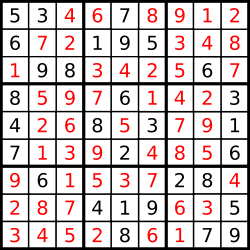
#> input picture SudokuSolutionTester/sudoku.png, 250 x 250 px, found by its file name
$ python main.py   (Python 2 division)   (older library calls are emulated)
#> lines starting #> are read from the running program, lines starting #| are printed output that depends on the picture; after the words box and inside, x2 and y2 are one past the last pixel; in counts of white or black regions, pixels touching at a corner belong together
import sys

import numpy as np
import cv2
import operator

im = cv2.imread('C:\\Users\\Dragisa\\Desktop\\PythonWorkspace\\SudokuSolutionTester\\sudoku.png')
#> im is the input picture: shape (250, 250, 3); mean B, G, R 195.8, 195.8, 206.7
im3 = im.copy()

gray = cv2.cvtColor(im,cv2.COLOR_BGR2GRAY)
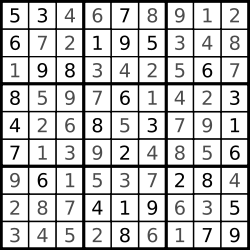
#> gray: shape (250, 250); min 0, max 255, mean 199
blur = cv2.GaussianBlur(gray,(5,5),0)
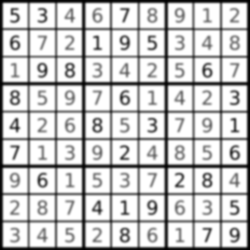
#> blur: shape (250, 250); min 0, max 255, mean 199.1
thresh = cv2.adaptiveThreshold(blur,255,1,1,11,2)
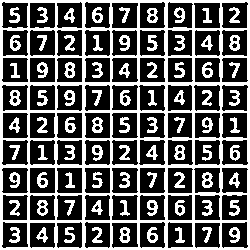
#> thresh: shape (250, 250); 35.5% white; 82 white regions

#################      Konture         ###################

image, contours, hierarchy = cv2.findContours(thresh,cv2.RETR_LIST,cv2.CHAIN_APPROX_SIMPLE)
#> contours = 208 contours, 14 with area under 20; largest, box (x1, y1, x2, y2) and area: (0, 0, 250, 250) 62001, (29, 167, 56, 194) 674, (221, 194, 248, 221) 662, (29, 2, 56, 29) 662, (193, 2, 221, 29) 662

samples = np.empty((0,100))
responses = []
keys = [i for i in range(48,58)]

counter = 0
for cnt in contours:
    if cv2.contourArea(cnt)> 35 and cv2.contourArea(cnt)< 130:
        [x,y,w,h] = cv2.boundingRect(cnt)
        counter = counter + 1
        print "X koordinata: " + str(x)
        print str(counter)
        if  h>10:
            cv2.rectangle(im,(x,y),(x+w,y+h),(0,0,255),2)
            roi = thresh[y:y+h,x:x+w]
            roismall = cv2.resize(roi,(10,10))
            cv2.imshow('norm',im)
            key = cv2.waitKey(0)

            if key == 27:  # (escape to quit)
                sys.exit()
#> (the program exits here)

$ run again, with SudokuSolutionTester/pi.png copied over SudokuSolutionTester/sudoku.png
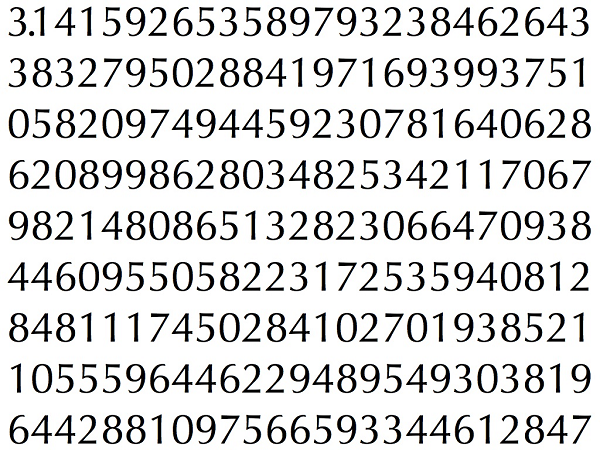
#> input picture SudokuSolutionTester/pi.png, 600 x 450 px, found by its file name
#> im is the input picture: shape (450, 600, 3); mean B, G, R 217.4, 217.6, 217.5
#> `blur = cv2.GaussianBlur(gray,(5,5),0)`:
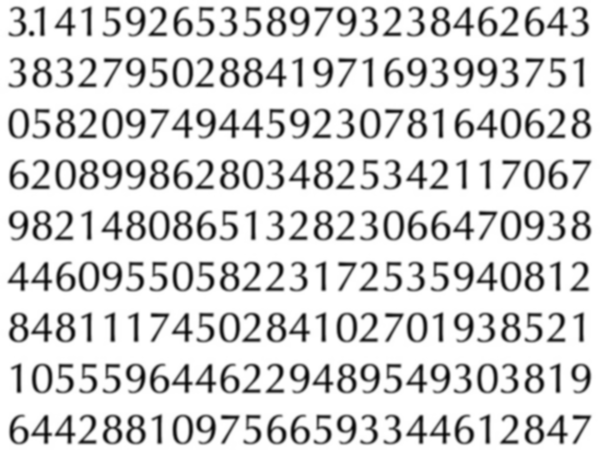
#> blur: shape (450, 600); min 4, max 255, mean 217.5
#> `thresh = cv2.adaptiveThreshold(blur,255,1,1,11,2)`:
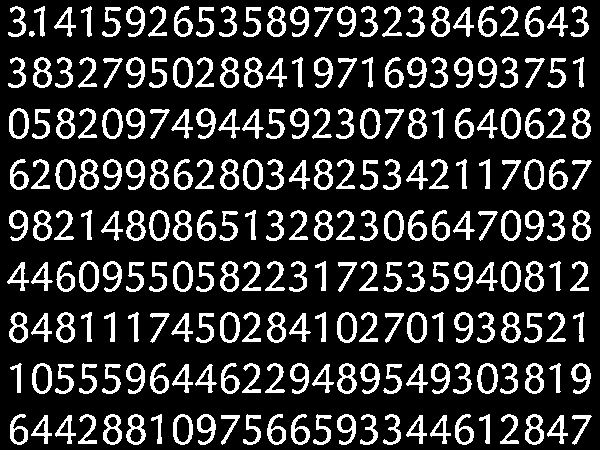
#> thresh: shape (450, 600); 18.7% white; 226 white regions
#> contours = 373 contours, 1 with area under 20; largest, box (x1, y1, x2, y2) and area: (477, 363, 498, 394) 486, (102, 108, 123, 139) 482, (9, 108, 29, 139) 482, (32, 363, 52, 394) 480, (173, 261, 193, 292) 480

$ run again, with SudokuSolutionTester/test.png copied over SudokuSolutionTester/sudoku.png
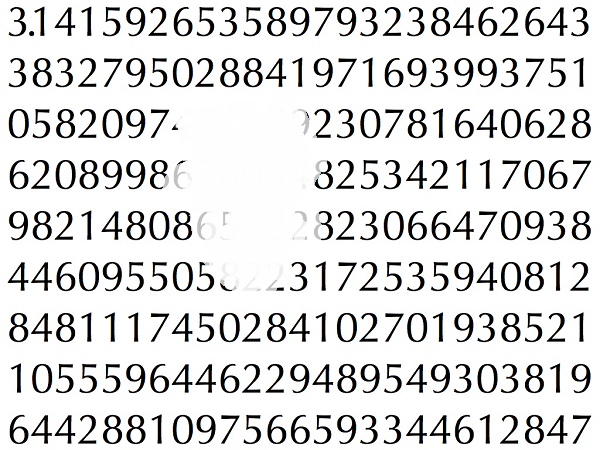
#> input picture SudokuSolutionTester/test.png, 600 x 450 px, found by its file name
#> im is the input picture: shape (450, 600, 3); mean B, G, R 220.7, 220.8, 220.7
#> `blur = cv2.GaussianBlur(gray,(5,5),0)`:
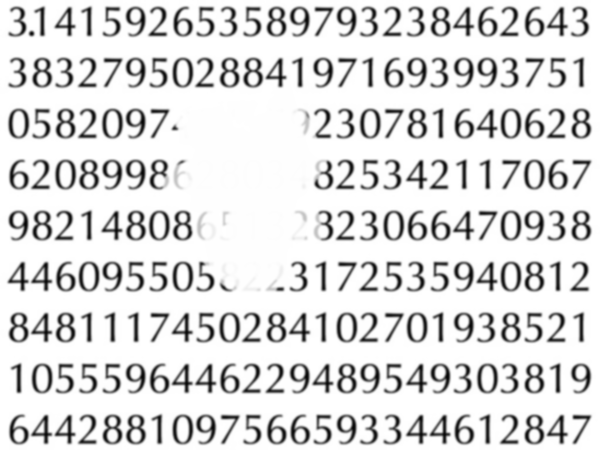
#> blur: shape (450, 600); min 4, max 255, mean 220.8
#> `thresh = cv2.adaptiveThreshold(blur,255,1,1,11,2)`:
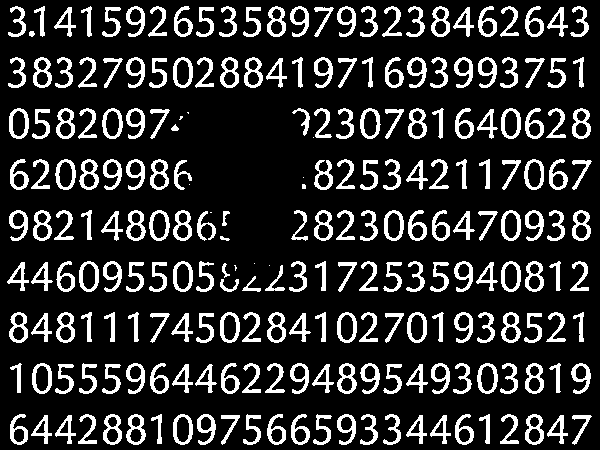
#> thresh: shape (450, 600); 17.5% white; 227 white regions (10 under 20 px)
#> contours = 360 contours, 12 with area under 20; largest, box (x1, y1, x2, y2) and area: (477, 363, 498, 394) 486, (102, 108, 123, 139) 482, (9, 108, 29, 139) 482, (32, 363, 52, 394) 480, (173, 261, 193, 292) 480

$ run again, with SudokuSolutionTester/training1.png copied over SudokuSolutionTester/sudoku.png
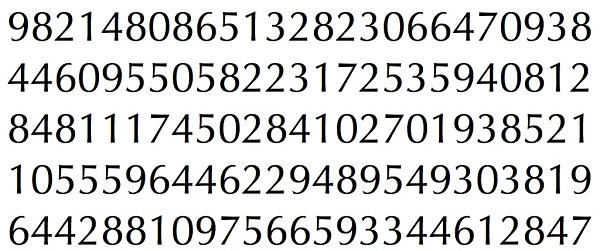
#> input picture SudokuSolutionTester/training1.png, 600 x 251 px, found by its file name
#> im is the input picture: shape (251, 600, 3); mean B, G, R 217.5, 217.7, 217.6
#> `blur = cv2.GaussianBlur(gray,(5,5),0)`:
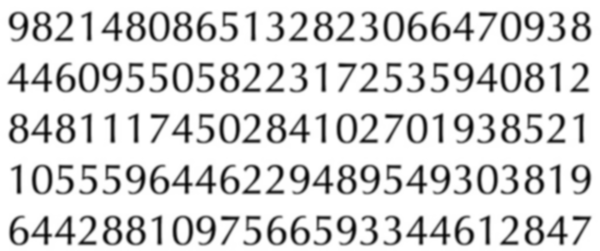
#> blur: shape (251, 600); min 4, max 255, mean 217.7
#> `thresh = cv2.adaptiveThreshold(blur,255,1,1,11,2)`:
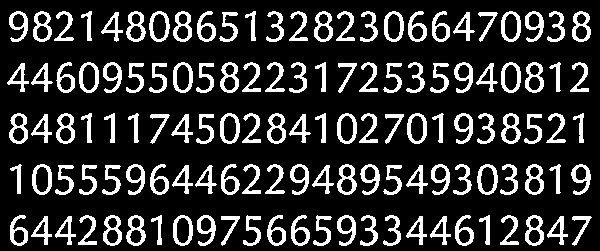
#> thresh: shape (251, 600); 18.6% white; 125 white regions
#> contours = 208 contours; largest, box (x1, y1, x2, y2) and area: (477, 164, 498, 195) 486, (32, 164, 52, 195) 480, (173, 62, 193, 93) 480, (149, 11, 170, 42) 480, (407, 113, 427, 144) 480
